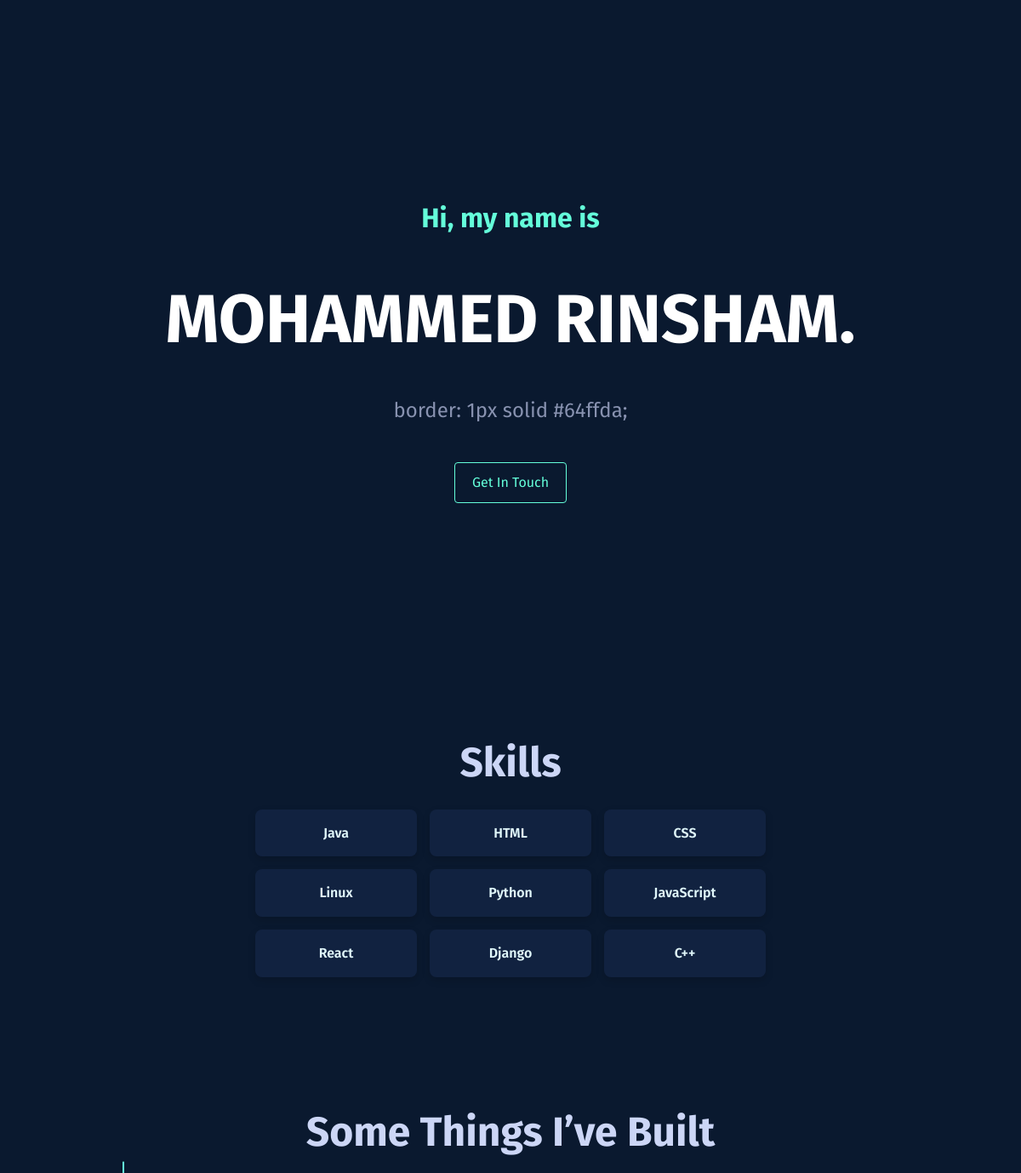
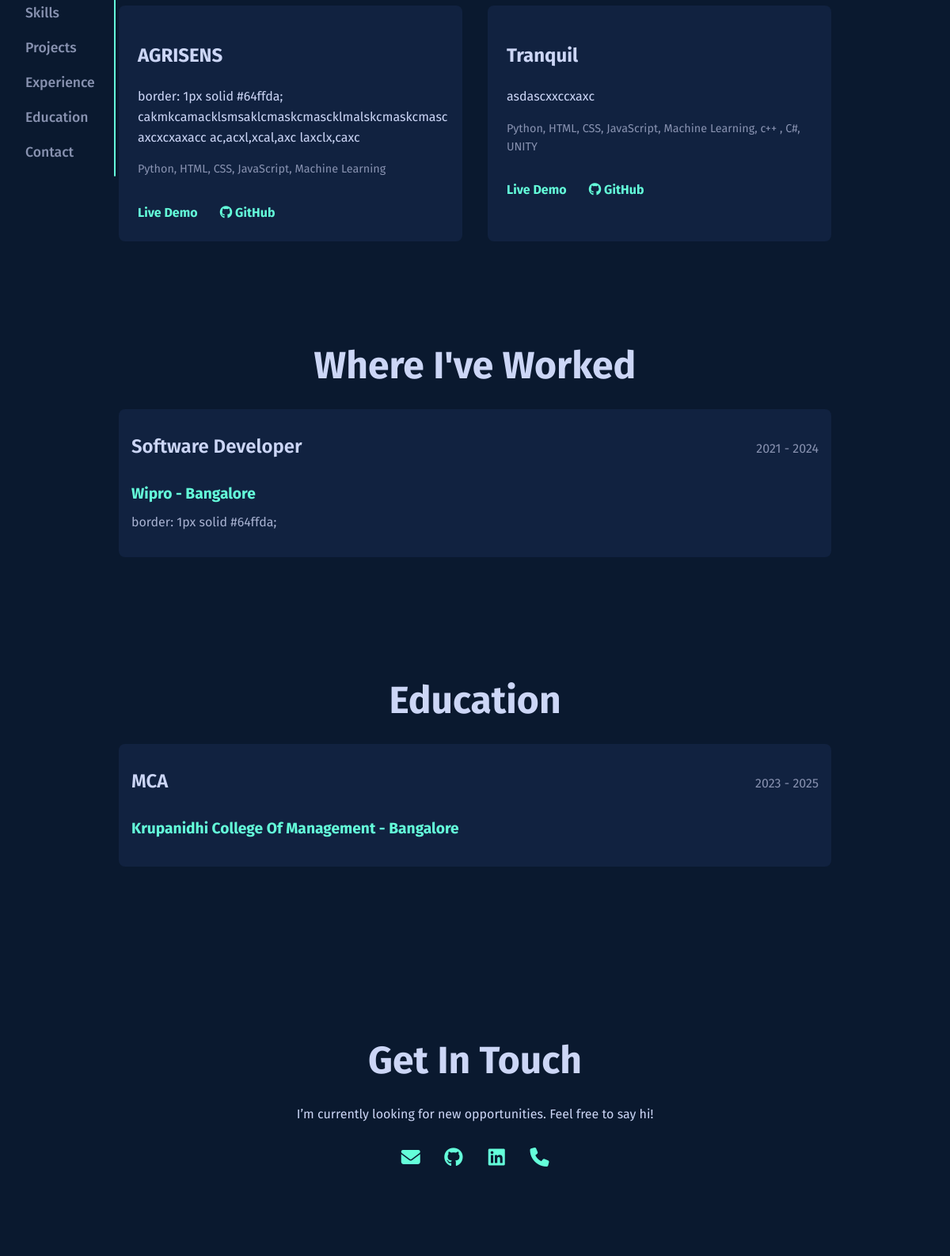
Screenshot of /portfolio/mohammed-rinsham-5874dd/ with the database file from the repository (2 pictures, top to bottom).
### builder/models.py (models this page shows, shortened)
class Portfolio(models.Model):
    slug = models.SlugField(unique=True, blank=True)
    name = models.CharField(max_length=100)
    title = models.CharField(max_length=100, blank=True)
    bio = models.TextField(blank=True)
    email = models.EmailField()
    phone = models.CharField(max_length=20, blank=True)
    github = models.URLField(blank=True)
    linkedin = models.URLField(blank=True)
    skills = models.TextField(blank=True)  # Comma-separated skills

class Project(models.Model):
    portfolio = models.ForeignKey(Portfolio, on_delete=models.CASCADE, related_name='projects')
    title = models.CharField(max_length=100)
    description = models.TextField(blank=True)
    stack = models.CharField(max_length=200, blank=True)
    link = models.URLField(blank=True)
    github = models.URLField(blank=True)

class Experience(models.Model):
    portfolio = models.ForeignKey(Portfolio, on_delete=models.CASCADE, related_name='experiences')
    job_title = models.CharField(max_length=100)
    company_name = models.CharField(max_length=100)
    job_desc = models.TextField(blank=True)
    duration = models.CharField(max_length=100, blank=True)
    location = models.CharField(max_length=100, blank=True)

class Education(models.Model):
    portfolio = models.ForeignKey(Portfolio, on_delete=models.CASCADE, related_name='educations')
    degree = models.CharField(max_length=100)
    school = models.CharField(max_length=100)
    edu_desc = models.TextField(blank=True)
    edu_duration = models.CharField(max_length=100, blank=True)
    edu_location = models.CharField(max_length=100, blank=True)

### builder/views.py (the view)
# urls.py: path('portfolio/<slug:slug>/', views.view_portfolio, name='view_portfolio'),
def view_portfolio(request, slug):
    portfolio = get_object_or_404(Portfolio, slug=slug)
    project_data = []
    for project in portfolio.projects.all():
        project_data.append({
            'title': project.title,
            'description': project.description,
            'stack': project.stack,
            'link': project.link if project.link.startswith('http') else 'https://rinsham10.github.io/AgriSens/',
            'github': project.github if project.github.startswith('http') else ''
        })
    return render(request, 'template1.html', {
        'name': portfolio.name,
        'title': portfolio.title,
        'bio': portfolio.bio,
        'skills': [s.strip() for s in portfolio.skills.split(',')],
        'github': portfolio.github,
        'linkedin': portfolio.linkedin,
        'email': portfolio.email,
        'phone': portfolio.phone,
        'project_data': project_data,  # Adjusted to ensure full URL
        'experience': portfolio.experiences.all(),
        'education': portfolio.educations.all(),
    })

### builder/templates/template1.html (shortened to what this page needs)
{% load static %}
<!DOCTYPE html>
<html lang="en">
<head>
  <link rel="stylesheet" href="{% static 'css/template1.css' %}">
<link href="https://cdn.jsdelivr.net/npm/aos@2.3.4/dist/aos.css" rel="stylesheet">
<link rel="stylesheet" href="https://cdnjs.cloudflare.com/ajax/libs/font-awesome/6.5.0/css/all.min.css">
</head>
<body>
<nav class="side-nav">
  <ul>
    {% if skills %}
    <li><a href="#about">Skills</a></li>
    {% endif %}
    {% if project_data %}
      <li><a href="#projects">Projects</a></li>
    {% endif %}
    {% if experience %}
      <li><a href="#experience">Experience</a></li>
    {% endif %}
    {% if education %}
      <li><a href="#education">Education</a></li>
    {% endif %}
    <li><a href="#contact">Contact</a></li>
  </ul>
</nav>
  <header class="hero" data-aos="fade-up">
  <h1 class="intro">Hi, my name is</h1>
  <h2 class="name">{{ name }}.</h2>
  {% if bio %}
    <p class="subtitle">{{ bio }}</p><br>
  {% endif %}
  <a href="#contact" class="cta-button">Get In Touch</a>
</header>
  <main>
    {% if skills %}
    <section class="about" id="about">
      <h3 class="section-title">Skills</h3>
      <div class="about-content">
        <ul class="skills-grid">
          {% for skill in skills %}
            <li>{{ skill }}</li>
          {% endfor %}
        </ul>
      </div>
      <br><br><br>
    </section>
    {% endif %}
    {% if project_data %}
    <section class="projects" id="projects">
      <h3 class="section-title">Some Things I’ve Built</h3>
      <div class="project-cards">
        {% for project in project_data %}
          <div class="project-card">
            <h2>{{ project.title }}</h2>
            {% if project.description %}
              <p>{{ project.description }}</p>
            {% else %}
              <p class="no-description">No description available</p>
            {% endif %}
            {% if project.stack %}
              <p class="tech-stack">{{ project.stack }}</p>
            {% endif %}
            {% if project.link %}
              <a href="{{ project.link }}" target="_blank" class="project-link">Live Demo</a>
            {% endif %}
            {% if project.github %}
              <a href="{{ project.github }}" target="_blank" class="project-link github-link">
                <i class="fab fa-github"></i> GitHub
              </a>
            {% endif %}
          </div>
        {% endfor %}
      </div>
      <br><br>
    </section>
  {% endif %}
    {% if experience %}
<section class="experience" id="experience">
  <h3 class="section-title">Where I've Worked</h3>
  <div class="experience-list">
    {% for exp in experience %}
    <div class="experience-item">
      <div class="exp-header">
        <h2 class="job-title">{{ exp.job_title }}</h2>
        <h4 class="duration">{{ exp.duration }}</h4>
      </div>
      <h3 class="company">{{ exp.company_name }} - {{ exp.location }}</h3>
      <p class="description">{{ exp.job_desc }}</p>
    </div>
    {% endfor %}
  </div>
  <br><br>
</section>
{% endif %}
{% if education %}
<section class="education" id="education">
  <h3 class="section-title">Education</h3>
  <div class="education-list">
    {% for edu in education %}
    <div class="education-item">
      <div class="edu-header">
        <h2 class="degree">{{ edu.degree }}</h2>
        <h4 class="duration">{{ edu.edu_duration }}</h4>
      </div>
      <h3 class="school">{{ edu.school }} - {{ edu.edu_location }}</h3>
    </div>
    {% endfor %}
  </div>
  <br>
</section>
{% endif %}
  </main>
  <footer id="contact">
    <h3 class="section-title">Get In Touch</h3>
    <p>I’m currently looking for new opportunities. Feel free to say hi!</p>
    <div class="contact-info flex justify-center gap-6 text-2xl mt-4 text-[#3F1A2B]">
      {% if email %}
        <a href="mailto:{{ email }}" class="hover:text-[#B2183A]" title="Email">
          <i class="fas fa-envelope"></i>
        </a>
      {% endif %}
      {% if github %}
        <a href="{{ github }}" target="_blank" class="hover:text-[#B2183A]" title="GitHub">
          <i class="fab fa-github"></i>
        </a>
      {% endif %}
      {% if linkedin %}
        <a href="{{ linkedin }}" target="_blank" class="hover:text-[#B2183A]" title="LinkedIn">
          <i class="fab fa-linkedin"></i>
        </a>
      {% endif %}
      {% if phone %}
        <a href="tel:{{ phone }}" class="hover:text-[#B2183A]" title="Phone">
          <i class="fas fa-phone"></i>
        </a>
      {% endif %}
    </div>
  </footer>
</body>
</html>

### builder/static/css/template1.css (style rules this page uses)
body { background-color: #0a192f; color: #ccd6f6; font-family: 'Fira Sans', sans-serif; margin: 0; padding: 0; line-height: 1.6; }
a { color: #64ffda; text-decoration: none; }
.section-title { font-size: 3rem; color: #ccd6f6; margin-bottom: 1rem; text-align: center; }
.hero { display: flex; flex-direction: column; justify-content: center; align-items: center; min-height: 100vh; text-align: center; padding: 0 2rem; }
.subtitle { max-width: 800px; color: #8892b0; margin: 1rem 0 1rem; font-size: 1.5rem; line-height: 1.6; word-wrap: break-word; word-break: break-word; }
.intro { color: #64ffda; font-size: 2rem; }
.name { font-size: 5rem; font-weight: bold; color: #ffffff; margin: 0.5rem 0; }
.cta-button { padding: 10px 20px; border: 1px solid #64ffda; border-radius: 4px; color: #64ffda; background: transparent; transition: all 0.3s ease; font-size: 1rem; }
.about, .projects, .experience, .education, .contact { padding: 10px 2rem; max-width: 900px; margin: 0 auto; }
.skills-grid { display: grid; grid-template-columns: repeat(auto-fit, minmax(140px, 1fr)); gap: 15px; list-style: none; padding: 0; margin: 0 auto; max-width: 600px; }
.skills-grid li { background: linear-gradient(1deg, #112240, #112240); backdrop-filter: blur(6px); padding: 12px 18px; border-radius: 8px; font-size: 1rem; font-weight: 600; color: #e0f7fa; text-align: center; box-shadow: 0 4px 10px rgba(0, 0, 0, 0.15); cursor: pointer; border: 3px solid transparent; transition: border 0.3s ease, transform 0.3s ease; animation: popIn 0.5s ease forwards; }
.project-cards { display: grid; grid-template-columns: repeat(auto-fit, minmax(300px, 1fr)); gap: 2rem; }
.project-card { background-color: #112240; padding: 1.5rem; border-radius: 8px; transition: transform 0.3s ease; }
.project-link { display: inline-block; margin-top: 1rem; margin-right: 1.5rem; color: #64ffda; font-weight: bold; }
.tech-stack { font-size: 0.9rem; color: #8892b0; margin-top: 0.5rem; }
footer { padding: 100px 2rem; text-align: center; background-color: #0a192f; }
.experience-item, .education-item { background: #112240; padding: 1rem; border-radius: 8px; margin-bottom: 1.5rem; transition: transform 0.3s ease; }
.side-nav { position: fixed; top: 50%; left: 2rem; transform: translateY(-50%); display: flex; flex-direction: column; padding-right: 1.5rem; border-right: 2px solid #64ffda; z-index: 999; }
.side-nav ul { list-style: none; padding: 0; margin: 0; }
.side-nav li { margin: 1rem 0; }
.side-nav a { color: #8892b0; text-decoration: none; font-size: 1.1rem; font-weight: 500; transition: color 0.3s; }
.contact-info a { display: inline-flex; align-items: center; justify-content: center; width: 50px; height: 50px; color: #64ffda; border-radius: 50%; transition: color 0.3s ease, transform 0.3s ease; font-size: 24px; }
.exp-header, .edu-header { display: flex; justify-content: space-between; align-items: baseline; flex-wrap: wrap; margin-bottom: 0.5rem; }
.job-title, .degree { font-size: 1.5rem; color: #ccd6f6; font-weight: 600; margin: 0; }
.duration { font-size: 1rem; color: #8892b0; font-weight: 400; margin-left: auto; }
.company, .school { font-size: 1.2rem; color: #64ffda; margin: 0.25rem 0; }
.description { margin-top: 0.5rem; color: #a8b2d1; line-height: 1.5; }

### builder/templates/template1.html (style rules this page uses)
html { scroll-behavior: smooth; }

### rows the page displays
Portfolio: name "MOHAMMED RINSHAM", bio "border: 1px solid #64ffda;"
Project: title "AGRISENS", description "border: 1px solid #64ffda; cakmkcamacklsmsaklcmaskcmascklmalskcmaskcmasc axcxcxaxacc ac,acxl,xcal,axc laxclx,caxc", stack "Python, HTML, CSS, JavaScript, Machine Learning"
Project: title "Tranquil", description "asdascxxccxaxc", stack "Python, HTML, CSS, JavaScript, Machine Learning, c++ , C#, UNITY"
Experience: job_title "Software Developer", duration "2021 - 2024", company_name "Wipro", location "Bangalore", job_desc "border: 1px solid #64ffda;"
Education: degree "MCA", edu_duration "2023 - 2025", school "Krupanidhi College Of Management", edu_location "Bangalore"

### other values shown
{{ skill }} "Java" "HTML" "CSS" "Linux" "Python" "JavaScript" "React" "Django" "C++"
